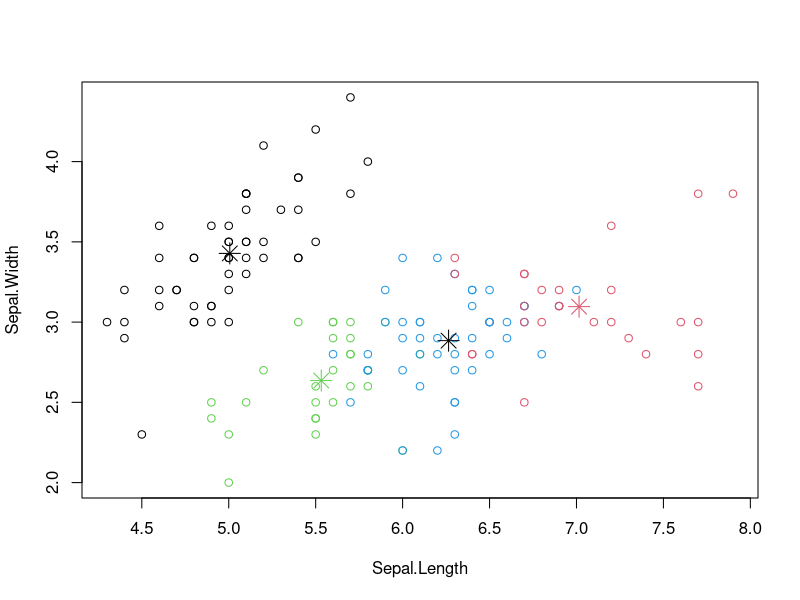

R code for this plot:
print(iris)
newiris <- iris
newiris$Species <- NULL 
print(newiris)
(kc <- kmeans(newiris,4))
table(iris$Species, kc$cluster)
plot(newiris[c("Sepal.Length","Sepal.Width")],col=kc$cluster)
points(kc$centers[,c("Sepal.Length", "Sepal.Width")],col=1:3,pch=8,cex=2)
